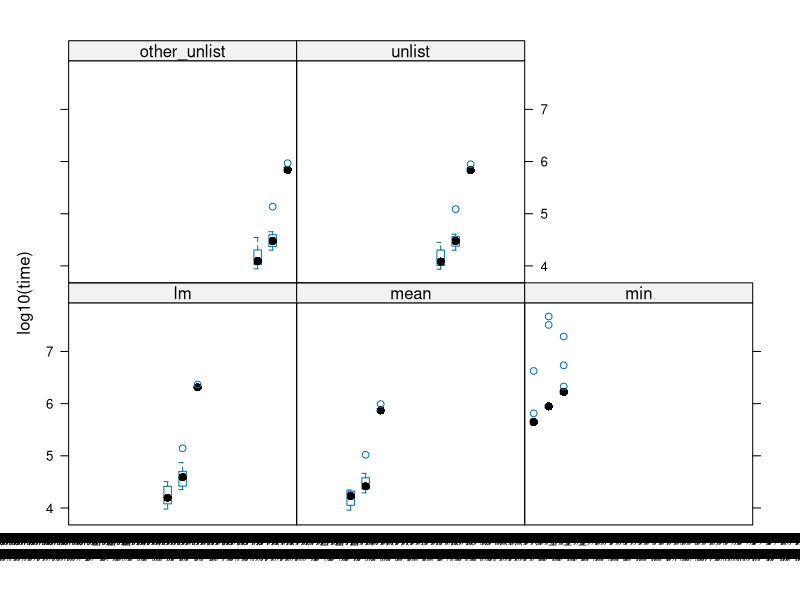
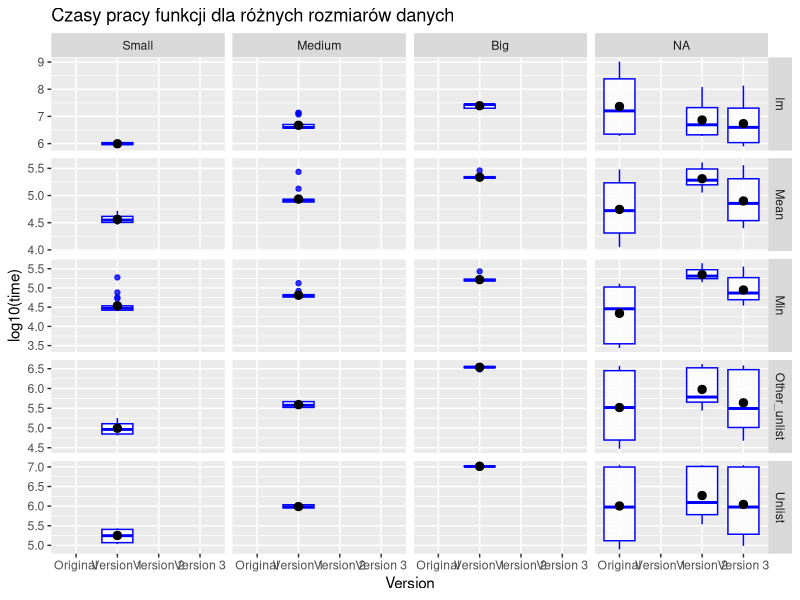

These figures' R source, in order:
## ---- chunk 1
knitr::opts_chunk$set(echo = TRUE, autodep = TRUE)
library(rlang)
library(magrittr)
library(stringi)
library(microbenchmark)
library(dplyr)
library(lattice)
library(ggplot2)
## ---- chunk 2
get_argument_name <- function(original){
  # Funkcja zwraca nazwę nowego argumentu, która nie kłóci się z nazwami argumentów funkcji original.
  # Domyślnie: "argslist".
  # Występuje we wszystkich wersjach.
  argslist_name <- "argslist"
  while(argslist_name %in% names(get_formals(original))) 
    argslist_name <- paste0(argslist_name, "1")
  argslist_name
}

fix_argument_name <- function(new_name, FUNCTION){
  # Funkcja zastępuje nazwę pierwszego argumentu funkcji FUNCTION (argslist) nazwą new_name.
  # Zakładamy, że w ciele funkcji jedyne użycia argslist odwołują się do jej pierwszego argumentu.
  # Występuje w wersji 1 i 2.
  new_body <- capture.output(body(FUNCTION)) %>%
    stri_replace_all_fixed("argslist", new_name) %>%
    str2expression()
  body(FUNCTION) <- new_body[[1]]
  names(fn_fmls(FUNCTION))[1] <- new_name
  FUNCTION
}

concat_quotes <- function(...){
  # Funkcja przyjmuje obiekty typu expression i je konkatenuje w jeden obiekt typu expression otoczony {}.
  quotes <- list(...) %>%
    lapply(function(q) capture.output(q)) 
  str2expression(c("{",do.call(c, quotes), "}"))[[1]]
}
  

get_formals <- function(FUNCTION){
  # Funkcja przyjmuje na wejściu dowolną funkcję i zwraca listę jej argumentów.
  # Występuje w wersji 2 i 3.
  if(!is_primitive(FUNCTION)) return(fn_fmls(FUNCTION))
  # Zaczynamy zabawę.
  # Łapiemy to, co wypisuje wywołanie FUNCTION i robimy z tego jeden ogromny string.
  fn_string <- do.call(paste, as.list(capture.output(FUNCTION))) 
    
  # Musimy znaleźć segment (arg1, arg2, arg3=function1(), ...). 
  # Niestety, w środku mogą się pojawić wredne argumenty, których wartościami domyślnymi 
  # są wartości zwracane przez wywołanie jakiejś funkcji - przez to nie możemy po prostu 
  # poszukać zamykającego nawiasu. Robienie tego regexami byłoby zbyt trudne (konieczność rekurencji), 
  # więc zastosowałem inny sposób. 
    
  open_brackets <- stri_locate_all(fn_string, fixed = "(")[[1]][,1]  
  closed_brackets <- stri_locate_all(fn_string, fixed = ")")[[1]][,1]  
  names(open_brackets) <- rep("open", length(open_brackets))
  names(closed_brackets) <- rep("closed", length(closed_brackets))
  sorted_brackets <- c(open_brackets, closed_brackets) %>% sort()  
  assign_weights <- function(str) {
    str[str=="open"]<-1
    str[str=="closed"]<- -1
    as.numeric(str)
  }
  summed_brackets <- assign_weights(names(sorted_brackets)) %>% cumsum()  
  # Szukamy w summed_brackets 0. Indeks, na którym będzie, to będzie indeks obiektu sorted_brackets, 
  # na którym stoi pozycja szukanego przez nas nawiasu zamykającego.
  summed_brackets[summed_brackets >= 10] <- 9
  # Stworzymy z summed_brackets stringa, który będzie ciągiem cyfr. 
  # Nie interesują nas dokładne wartości liczb powyżej 10 - możemy je zmapować na 9. 
  # Dzięki temu i-ty znak w stringu będzie odpowiadał i-tej liczbie z summed_brackets.
  brackets_as_int <- do.call(paste0, as.list(summed_brackets)) %>%
    stri_extract_first_regex(pattern = "1[1-9]*0") 
  # brackets_as_int niesie informacje o nawiasach wewnątrz listy argumentów funkcji.
  # inner_brackets - znajduje wszystkie pozycje startu i końca wywołań funkcji wewnątrz listy argumentów.
  inner_brackets <- stri_locate_all_regex(brackets_as_int,
                                          pattern = "2[2-9]*1", 
                                          omit_no_match = TRUE)[[1]]
  all_comas <- stri_locate_all_fixed(fn_string, ",", omit_no_match = TRUE)[[1]][,1] 
  # substring indexes przechowuje informację o pozycjach, na których zaczyna się i kończy lista argumentów.
  substring_indexes <- sorted_brackets[c(1, stri_length(brackets_as_int))] 
  all_comas <- all_comas[all_comas < substring_indexes[2]] 
  # jeśli wewnątrz listy argumentów nie ma wywołań innych funkcji, to każdy przecinek oddziela od siebie
  # argumenty. Jeśli są - pewne przecinki mogą występować wewnątrz wywołań innych funkcji:
   if(length(inner_brackets)!=0){
     forbidden_chars <- do.call(c, apply(inner_brackets, 1, 
                      function(row) sorted_brackets[row[1]]:sorted_brackets[row[2]]))  
     all_comas <- all_comas[!all_comas %in% forbidden_chars]  
   }
  # może się zdarzyć, że nasza funkcja nie ma przecinków w liście argumentów. 
  # Oznacza to, że ma tylko jeden argument.
   if(length(all_comas) != 0){
     begins <- as.list(c(substring_indexes[1], all_comas))
     # Ostatni string (odpowiadający ostatniemu argumentowi na liście) niech będzie bez ostatniego nawiasu.
     # Później go dołączymy
     ends <- as.list(c(all_comas-1, substring_indexes[2]-1))
     parted_arguments <- stri_sub_all(fn_string, begins, ends) 
   }
   else parted_arguments <- list(stri_sub(fn_string, substring_indexes[1], substring_indexes[2]-1))
   
    # Oto powód całego zamieszania. Plan był taki, by sztucznie skonstruować wywołanie funkcji alist(), 
    # ale ona w miejscach argumentów bez wartości domyślnej musi przyjąć input postaci "arg1=", nie "arg1".
    # Znajdźmy zatem argumenty bez wartości domyślnej (bez "=") i dołączmy do nich "=".
   parted_arguments[!stri_detect_fixed(parted_arguments, "=")] <- parted_arguments[!stri_detect_fixed(
      parted_arguments, "=")] %>%
     lapply(function(str) paste(str, "= "))
   # Dołączamy nawias i v'oila!
   parted_arguments <- append(parted_arguments, ")") 
   formals_string <- do.call(paste0, parted_arguments)
   paste0("alist", formals_string) %>% parse_expr() %>% eval()
}
  
## ---- chunk 3
NSE_factory_1 <- function(FUNCTION){
  stopifnot(is_function(FUNCTION))
  out <- function(argslist = caller_env(), ...){
    given_args <- quos(...)
    evaluated_args <- lapply(given_args, function(expr) eval(quo_squash(expr), argslist))
    do.call(FUNCTION, evaluated_args)
  }
  correct_argument_name <- get_argument_name(FUNCTION) 
  if(correct_argument_name != "argslist")
    out <- fix_argument_name(correct_argument_name, out)
  out
}

## ---- chunk 4
NSE_factory_2 <- function(FUNCTION){
  stopifnot(is_function(FUNCTION))
  arguments <- get_formals(FUNCTION)
  # Dołączamy do listy argumentów argslist z wartością domyślną "caller_env()".
  arguments <- append(arguments, call("caller_env"), 0)
  names(arguments)[[1]] <- "argslist"
  out <- function() {
    # Jest problem. Jako programista, nie wiem, jakie argumenty przyjmuje funkcja out.
    # Poszukamy ich w środowisku funkcji.
    arguments_names <- env_names(current_env())[-1]
    # Ignorujemy argumenty argslist i elipsę.
    for(name in arguments_names[arguments_names != "..."]){
      # Sytuacja wygląda tak: name <- arg1 <- val1. Jeśli np ktoś wywołał funkcję f(argslist, x = a), 
      # to name jest referencją na x, x jest referencją na obiekt a, 
      # który trzeba zewaluować w środowisku argslist.
      name <- parse_expr(name)
      new_name <- paste0("substitute(", 
             deparse(expr_interp(name)), ")") %>% parse_expr() 
      # W naszym przykładzie new_name <- substitute(x)
      if(eval(new_name) %>% is_missing()) next
      # eval(new_name) to niezewaluowany obiekt a
      new_value <- eval(eval(new_name) ,argslist)
      if(is.name(new_value)) next
      assign(x = deparse(name),value = new_value)
      # teraz w naszym środowisku mieszka nowa zmienna poprawnie zewaluowana. Dalej
    }
    # Teraz wszystkie zmienne są dobrze zewaluowane, poza ewentualną elipsą. Zbieramy je do kupy
    evaluated_arguments <- as.list(current_env())[arguments_names[arguments_names != "..."]] 
    # Ewaluujemy elipsę sposobem z wersji pierwszej
    if("..." %in% arguments_names){
      arguments_extra <- quos(...)
      arguments_extra_evaluated <- lapply(arguments_extra, 
             function(expr) eval(quo_squash(expr), argslist))
      # dołączamy do listy argumentów argumenty z elipsy, na dobre miejsce
      evaluated_arguments <- append(evaluated_arguments,
             arguments_extra_evaluated,
             which(arguments_names == "...")) 
    }
    do.call(FUNCTION, evaluated_arguments)
  }
  formals(out) <- arguments
  correct_argument_name <- get_argument_name(FUNCTION) 
  if(correct_argument_name != "argslist") out <- fix_argument_name(correct_argument_name, out)
  out
}


## ---- chunk 5
NSE_factory_3 <- function(FUNCTION){
  # Początek, jak w wersji 2
  stopifnot(is_function(FUNCTION))
  arguments <- get_formals(FUNCTION)
  arguments <- append(arguments, call("caller_env"), 0)  
  new_argument_name <- get_argument_name(FUNCTION)
  names(arguments)[[1]] <- new_argument_name
  out <- function() {
    # tu się znajdzie:
    # if(!is_missing(arg1))
    #   arg1 <- eval(substitute(arg1), argslist)
    # if(!is_missing(arg2))
    # arg2 <- eval(substitute(arg2), argslist)
    # ...
    
    # Dlaczego przed ewaluacją każdego argumentu sprawdzam, czy go nie brakuje?
    # Niektóre funkcje (np lm) mają określone nietrywialne działanie na wypadek, gdy niektóre argumenty
    # na wejściu nie są podane. Celem na tym poziomie funkcji jest ewaluacja podanych przez użytkownika
    # argumentów w środowisku argslist. 
    # Zajmowanie się przypadkiem braku argumentów zostawiamy funkcji oryginalnej.
    # Teoretycznie mógłbym nie sprawdzać braku argumentu dla argumentów z ustawioną wartością domyślną,
    # ale wredny użytkownik mógłby to obejść wywołaniem f(arg_z_wartością_domyślną = missing_argument()).
    
    # evaluated_arguments <- as.list(current_env())[c("arg1","arg2",...)]
    # Jeśli wśród argumentów jest elipsa:
    #   arguments_extra <- quos(...)
    #   lapply(arguments_extra, 
    #          function(expr) eval(quo_squash(expr), argslist)) -> arguments_extra_evaluated
    #   append(evaluated_arguments,
    #          arguments_extra_evaluated,
    #          which(arguments_names == "...")) -> evaluated_arguments
    # }
    # do.call(FUNCTION, evaluated_arguments)
  }
  # Konstrrujemy obiekty typu expression, później je złączymy i ustawimy jako body(out).
  
  # Sekcja arg1 <- eval(substitute(arg1)):
  named_arguments <- names(arguments)[!names(arguments) %in% c(new_argument_name, "...")]
  quotes_list <- lapply(as.list(named_arguments), 
         function(name) str2expression(
           paste0("if(!is_missing(substitute(", name, ")))",
                  name," <- eval(substitute(", name, "),",new_argument_name,")"))[[1]])
  
  # Linijka evaluated_arguments <- as.list(current_env())[c("arg1","arg2",...)]:
  arguments_list_assignment <- bquote(evaluated_arguments <- as.list(current_env())[.(named_arguments)]) 
  quotes_list <- append(quotes_list, arguments_list_assignment)  
  
  # Sekcja z elipsą
  if("..." %in% names(arguments))
  quotes_list <- append(quotes_list, 
         # Ewaluuj tylko części otoczone .() :
         bquote({
           arguments_extra <- quos(...)
           arguments_extra_evaluated <- lapply(arguments_extra, 
                  function(expr) eval(quo_squash(expr), .(parse_expr(new_argument_name))))
           evaluated_arguments <- append(evaluated_arguments,
                  arguments_extra_evaluated,
                  .(which(names(arguments) == "...")))
         }))
  
  # Ostatnia linijka z do.call()
  quotes_list <- append(quotes_list, quote(do.call(FUNCTION, evaluated_arguments)))
  # V'oila:
  body(out) <- do.call(concat_quotes, quotes_list, quote = TRUE)       
  formals(out) <- arguments
  out
}
## ---- chunk 6
other_unlist <- function(x, recursive = TRUE, use.names = TRUE) unlist(x, recursive, use.names)
results <- lapply(list(min, mean, lm, unlist, other_unlist), function(FUNCTION)
microbenchmark(Version_1 = NSE_factory_1(FUNCTION),
               Version_2 = NSE_factory_2(FUNCTION),
               Version_3 = NSE_factory_3(FUNCTION),
               times = 25))
results_df <- do.call(rbind, results) %>% 
  mutate(Function = rep(c("min", "mean", "lm", "unlist", "other_unlist"), 
                                    each = 75)) 
bwplot(log10(time) ~ expr | Function , results_df, title = "Czasy generowania funkcji")
## ---- chunk 7
# Tworzymy 3 zbiory: small, medium i big
set.seed(2019)
small <- lapply(1:20, function(x) 1) %>% 
  append(list(rnorm(500, mean = runif(1, -10, 10),  sd = 20),
              rnorm(500, mean = runif(1, -10, 10),  sd = 20)), 0)
names(small) <- letters[1:22]
medium <- lapply(1:98, function(x) 1) %>%
  append(list(seq(-100, 100, 0.01)*rnorm(1, sd = 5)+runif(1, -10, 10),
              seq(-100, 100, 0.01)*rnorm(1, sd = 5)+runif(1, -10, 10)),0)
names(medium) <- stri_c(rep(letters[1:10], each = 10), 
       rep(LETTERS[1:10], times = 10),
       collapse = ";") %>%
  stri_split(fixed = ";") %>% unlist()

big <- lapply(1:398, function(x) 1) %>%
  append(list(seq(-400, 400, 0.01)*rnorm(1, sd = 5)+runif(1, -10, 10),
              seq(-400, 400, 0.01)*rnorm(1, sd = 5)+runif(1, -10, 10)),0)
names(big) <- stri_c(rep(letters[1:20], each = 20), 
                    rep(LETTERS[1:20], times = 20),
                    collapse = ";") %>%
  stri_split(fixed = ";") %>% unlist()
simple_names <- stri_c(rep(LETTERS, each = 26^3),
                       rep(LETTERS, each = 26^2, times = 26),
                       rep(LETTERS, each = 26, times = 26^2),
                       rep(LETTERS, times = 26^3), collapse = ";") %>%
  stri_split_fixed(";") %>% unlist()

small_nested <- list("z" = as.list(rnorm(1e3)) %>% set_names(simple_names[1:1e3]))
medium_nested <- list("z" = as.list(rnorm(1e4)) %>% set_names(simple_names[1:1e4]))  
big_nested <- list("z" = as.list(rnorm(1e5)) %>% set_names(simple_names[1:1e5])) 
## ---- chunk 8
produce_functions <- function(FUNCTION){
  list(NSE_factory_1(FUNCTION),
       NSE_factory_2(FUNCTION),
       NSE_factory_3(FUNCTION))
}
# min()

list_of_functions <- produce_functions(min)  
correct_results_1 <- c("Original" = min(small[["a"]]),
               "Version_1" = list_of_functions[[1]](small, a),
               "Version_2" = list_of_functions[[2]](small, a),
               "Version_3" = list_of_functions[[3]](small, a))

print(correct_results_1[-1] == correct_results_1[1])
# mean()

list_of_functions <- produce_functions(mean)  
correct_results_2 <- c("Original" = mean(small[["a"]]),
               "Version_1" = list_of_functions[[1]](small, a),
               "Version_2" = list_of_functions[[2]](small, a),
               "Version_3" = list_of_functions[[3]](small, a))

print(correct_results_2[-1] == correct_results_2[1])
# lm()

list_of_functions <- produce_functions(lm)  
correct_results_3 <- list("Original" = lm(a ~ b, data = small),
               "Version_1" = list_of_functions[[1]](small, a ~ b),
               "Version_2" = list_of_functions[[2]](small, a ~ b),
               "Version_3" = list_of_functions[[3]](small, a ~ b))

lm_comparator <- function(lm1, lm2){
  # Wystarczy, że porównamy coefficents oraz model
  c(lm1[["coefficents"]] == lm2[["coefficents"]],
    all_equal(lm1[["model"]], lm2[["model"]])) %>%
    all()
}

print(c("Version_1" = lm_comparator(correct_results_3[[1]], correct_results_3[[2]]),
        "Version_2" = lm_comparator(correct_results_3[[1]], correct_results_3[[3]]),
        "Version_3" = lm_comparator(correct_results_3[[1]], correct_results_3[[4]])))

# unlist()

list_of_functions <- produce_functions(unlist)
correct_results_4 <- list("Original" = unlist(small_nested[["z"]]),
                       "Version_1" = list_of_functions[[1]](small_nested, z),
                       "Version_2" = list_of_functions[[2]](small_nested, z),
                       "Version_3" = list_of_functions[[3]](small_nested, z))
  
print(sapply(2:4, function(i) all(correct_results_4[[i]] == correct_results_4[[1]]) %>%
               set_names(paste0("Version_", i-1))))
# czy names'y są poprawne?
print(sapply(2:4, function(i) all(names(correct_results_4[[i]]) == names(correct_results_4[[1]]))%>%
               set_names(paste0("Version_", i-1))))

# unlist() bez use.names()

correct_results_5 <- list("Original" = unlist(small_nested[["z"]], use.names = FALSE),
                          "Version_1" = list_of_functions[[1]](small_nested, z, use.names = FALSE),
                          "Version_2" = list_of_functions[[2]](small_nested, z, use.names = FALSE),
                          "Version_3" = list_of_functions[[3]](small_nested, z, use.names = FALSE))

print(sapply(2:4, function(i) all(correct_results_5[[i]] == correct_results_5[[1]])%>%
               set_names(paste0("Version_", i-1))))
# czy names'y są poprawne?
print(sapply(2:4, function(i) is.null(names(correct_results_5[[i]]))%>%
               set_names(paste0("Version_", i-1))))


## ---- chunk 9

list_of_functions <- produce_functions(min)  
quotes <- lapply(1:3, function(i) list("small" = bquote(list_of_functions[[.(i)]](small, a)),
                                       "medium" = bquote(list_of_functions[[.(i)]](medium, aA)),
                                       "big" = bquote(list_of_functions[[.(i)]](big, aA)))) %>%
  append(list(list("small" = quote(min(small[["a"]])),
                   "medium" = quote(min(medium[["aA"]])),
                   "big" = quote(min(big[["aA"]])))))
results_min <- lapply(quotes, function(x)
  microbenchmark(Small = eval(x[[1]]),
                 Medium = eval(x[[2]]),
                 Big = eval(x[[3]]),
                 times = 25))
list_of_functions <- produce_functions(mean) 
quotes[[4]] <- list("small" = quote(mean(small[["a"]])),
                  "medium" = quote(mean(medium[["aA"]])),
                  "big" = quote(mean(big[["aA"]])))
results_mean <- lapply(quotes, function(x)
  microbenchmark(Small = eval(x[[1]]),
                 Medium = eval(x[[2]]),
                 Big = eval(x[[3]]),
                 times = 25))  
quotes <- lapply(1:3, function(i) list("small" = bquote(list_of_functions[[.(i)]](small, a ~ b)),
                                       "medium" = bquote(list_of_functions[[.(i)]](medium, aA ~ aB)),
                                       "big" = bquote(list_of_functions[[.(i)]](big, aA ~ aB)))) %>%
  append(list(list("small" = quote(lm(a ~ b, data = small)),
              "medium" = quote(lm(aA ~ aB, data = medium)),
              "big" = quote(lm(aA ~ aB, data = big)))))
list_of_functions <- produce_functions(lm)  
results_lm <- lapply(quotes, function(x)
  microbenchmark(Small = eval(x[[1]]),
                 Medium = eval(x[[2]]),
                 Big = eval(x[[3]]),
                 times = 25))

list_of_functions <- produce_functions(unlist)

quotes <- lapply(1:3, function(i) list("small" = bquote(list_of_functions[[.(i)]](small_nested, z)),
                                       "medium" = bquote(list_of_functions[[.(i)]](medium_nested, z)),
                                       "big" = bquote(list_of_functions[[.(i)]](big_nested, z)))) %>%
  append(list(list("small" = quote(unlist(small_nested[["z"]])),
              "medium" = quote(unlist(medium_nested[["z"]])),
              "big" = quote(unlist(big_nested[["z"]])))))

results_unlist <- lapply(quotes, function(x)
  microbenchmark(Small = eval(x[[1]]),
                 Medium = eval(x[[2]]),
                 Big = eval(x[[3]]),
                 times = 25))  

quotes <- lapply(1:3, function(i) list("small" = bquote(list_of_functions[[.(i)]](small_nested, 
                                                                                  z, 
                                                                                  use.names = FALSE)),
                                       "medium" = bquote(list_of_functions[[.(i)]](medium_nested,
                                                                                   z, 
                                                                                   use.names = FALSE)),
                                       "big" = bquote(list_of_functions[[.(i)]](big_nested,
                                                                                z, 
                                                                                use.names = FALSE)))) %>%
  append(list(list("small" = quote(unlist(small_nested[["z"]], use.names = FALSE)),
              "medium" = quote(unlist(medium_nested[["z"]], use.names = FALSE)),
              "big" = quote(unlist(big_nested[["z"]], use.names = FALSE)))))
results_other_unlist <- lapply(quotes, function(x)
  microbenchmark(Small = eval(x[[1]]),
                 Medium = eval(x[[2]]),
                 Big = eval(x[[3]]),
                 times = 25))
times <- 25
convert_mb_to_df <- function(mb, function_name){
  times = length(mb[[1]][[1]])
  do.call(rbind, mb) %>% 
    as.data.frame() %>%
    mutate(Size = as.character(expr),
           Version = rep(c("Version 1", "Version 2", "Version 3", "Original"), each = times),
           Function = rep(function_name, times * 4))
}
all_results <- rbind(convert_mb_to_df(results_min, "Min"),
      convert_mb_to_df(results_mean, "Mean"),
      convert_mb_to_df(results_lm, "lm"),
      convert_mb_to_df(results_unlist, "Unlist"),
      convert_mb_to_df(results_other_unlist, "Other_unlist")) %>% as.data.frame() %>%
  mutate(Size = factor(Size, levels = c("Small", "Medium", "Big")))


## ---- chunk 10
ggplot(all_results, aes(x = Version, y = log10(time), group = Version)) +
  geom_boxplot(color = "blue", alpha = 0.8) +
  stat_summary(fun.y = "mean", geom = "point", color = "black", size = 2.5) +
  facet_grid(Function ~ Size, scales = "free_y") +
  labs(title = "Czasy pracy funkcji dla różnych rozmiarów danych")

# bwplot(log(time) ~ factor(Version) | Size * Function, all_results, scales = "free")
